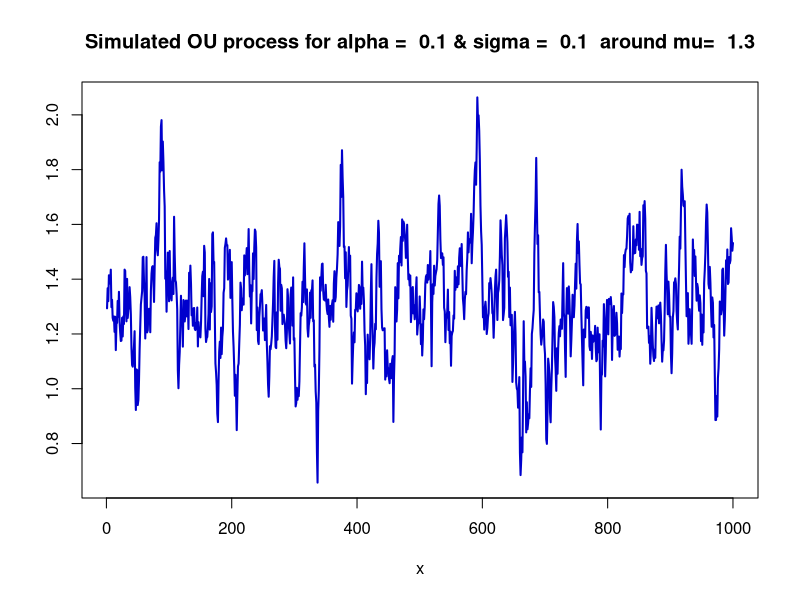

Write the R code that produced this figure.
# clear all variables and close windows
rm(list = ls(all = TRUE))
graphics.off()

set.seed(100)     # set pseudo random numbers

# parameter settings
n      = 1000     # number of observations
alpha  = 0.1    # alpha
sigma  = 0.1    # vola
mu     = 1.3       # mu

# simulates a mean reverting square root process around m
i      = 0
delta  = 0.1     # time step
x      = mu        # start value

while (i < (n * 10)) {
    i = i + 1
    d = alpha * (mu - x[length(x)]) * delta + sigma * sqrt(delta) * rnorm(1, 0, 1)
    x = rbind(x, x[length(x)] + d)
}

x = x[2:length(x)]
x = x[10 * (1:n)]

# plot
plot(x, type = "l", col = "blue3", lwd = 2, xlab = "x", ylab = "")
title(paste("Simulated OU process for alpha = ", alpha, "& sigma = ", sigma, " around mu= ", mu)) 




